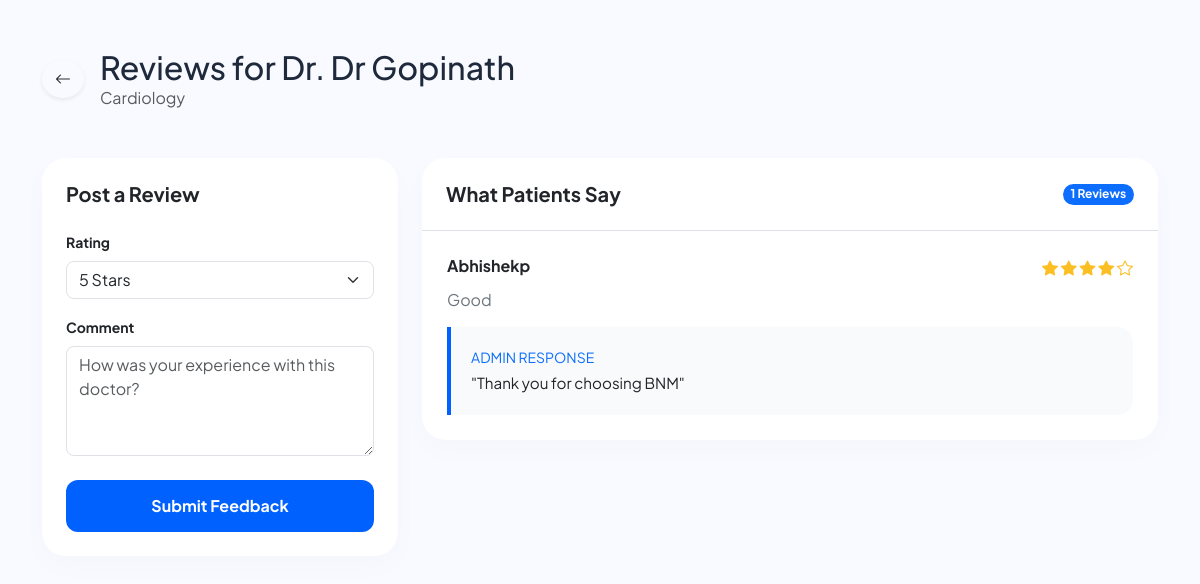
The page /add-review/3/ (signed in) on the database its author committed.
### new_app/models.py (models this page shows, shortened)
class Doctor(models.Model):
    reg_user = models.OneToOneField(Register, on_delete=models.CASCADE, related_name='doctor_profile')
    doctor_name = models.CharField(max_length=50)
    specialization = models.CharField(max_length=100)
    email = models.EmailField()
    image = models.ImageField(upload_to='doctors/')

class Review(models.Model):
    patient = models.ForeignKey('Patient', on_delete=models.CASCADE)
    doctor = models.ForeignKey('Doctor', on_delete=models.CASCADE)
    rating = models.IntegerField()
    comment = models.TextField()
    reply = models.TextField(null=True, blank=True)
    created_at = models.DateTimeField(auto_now_add=True)

class Patient(models.Model):
    reg_user = models.OneToOneField(Register, on_delete=models.CASCADE)
    name = models.CharField(max_length=100)
    phone = models.CharField(max_length=15)
    age = models.IntegerField()
    gender = models.CharField(max_length=10)
    email = models.EmailField()
    address =  models.CharField(max_length=100)
    blood_group = models.CharField(max_length=10, blank=True)
    emergency_contact = models.CharField(max_length=15, blank=True)
    medical_history = models.TextField(blank=True)

### new_app/patient_views.py (the view)
# urls.py: path('add-review/<int:doctor_id>/', patient_views.add_review, name='add_review'),
@login_required(login_url='login_view')
def add_review(request, doctor_id):
    doctor = get_object_or_404(Doctor, id=doctor_id)
    reviews = Review.objects.filter(doctor=doctor).order_by('-created_at')
    if request.method == 'POST':
        form = ReviewForm(request.POST)
        if form.is_valid():
            review = form.save(commit=False)
            review.patient = Patient.objects.get(reg_user=request.user)
            review.doctor = doctor
            review.save()
            return redirect('add_review', doctor_id=doctor_id)
    else:
        form = ReviewForm()
    return render(request, 'patient/add_review.html', {
        'form': form,
        'doctor': doctor,
        'reviews': reviews
    })

### new_app/forms.py
class ReviewForm(forms.ModelForm):
    class Meta:
        model = Review
        fields = ['rating', 'comment']
        widgets = {
            'rating': forms.Select(choices=[(i, f"{i} Stars") for i in range(5, 0, -1)], attrs={
                'class': 'form-select rounded-3'
            }),
            'comment': forms.Textarea(attrs={
                'class': 'form-control rounded-3',
                'rows': 4,
                'placeholder': 'How was your experience with this doctor?'
            }),
        }

### templates/patient/add_review.html (shortened to what this page needs)
<!DOCTYPE html>
<html lang="en">
<head>
    <link href="https://cdn.jsdelivr.net/npm/bootstrap@5.3.2/dist/css/bootstrap.min.css" rel="stylesheet">
    <link rel="stylesheet" href="https://cdn.jsdelivr.net/npm/bootstrap-icons@1.11.1/font/bootstrap-icons.css">
</head>
<body>
<div class="container py-5">
    <div class="row mb-5">
        <div class="col-12 d-flex align-items-center">
            <a href="javascript:history.back()" class="btn btn-white rounded-circle shadow-sm me-3"><i class="bi bi-arrow-left"></i></a>
            <div>
                <h2 class="fw-800 mb-0">Reviews for Dr. {{ doctor.doctor_name }}</h2>
                <p class="text-muted mb-0">{{ doctor.specialization }}</p>
            </div>
        </div>
    </div>
    <div class="row g-4">
        <div class="col-lg-4">
            <div class="card card-custom p-4 sticky-top" style="top: 20px;">
                <h5 class="fw-bold mb-4">Post a Review</h5>
                <form method="POST">
                    <div class="mb-3">
                        <label class="form-label small fw-bold">Rating</label>
                        {{ form.rating }}
                    </div>
                    <div class="mb-4">
                        <label class="form-label small fw-bold">Comment</label>
                        {{ form.comment }}
                    </div>
                    <button type="submit" class="btn-submit">Submit Feedback</button>
                </form>
            </div>
        </div>
        <div class="col-lg-8">
            <div class="card card-custom overflow-hidden">
                <div class="p-4 border-bottom bg-white d-flex justify-content-between align-items-center">
                    <h5 class="fw-bold mb-0">What Patients Say</h5>
                    <span class="badge bg-primary rounded-pill">{{ reviews.count }} Reviews</span>
                </div>
                <div class="review-list">
                    {% for r in reviews %}
                    <div class="review-item">
                        <div class="d-flex justify-content-between">
                            <h6 class="fw-bold mb-1">{{ r.patient.name|default:"Verified Patient" }}</h6>
                            <div class="star-rating">
                                {% for i in "12345"|make_list %}
                                    <i class="bi bi-star{% if forloop.counter <= r.rating %}-fill{% endif %}"></i>
                                {% endfor %}
                            </div>
                        </div>
                        <p class="text-secondary mt-2 mb-0">{{ r.comment }}</p>
                        {% if r.reply %}
                        <div class="reply-box">
                            <small class="fw-800 text-primary text-uppercase d-block mb-1">Admin Response</small>
                            <p class="mb-0 text-dark" style="font-size: 0.95rem;">"{{ r.reply }}"</p>
                        </div>
                        {% endif %}
                    </div>
                    {% empty %}
                    <div class="p-5 text-center">
                        <i class="bi bi-chat-left-dots display-4 text-muted opacity-25"></i>
                        <p class="text-muted mt-3">No reviews yet for this doctor.</p>
                    </div>
                    {% endfor %}
                </div>
            </div>
        </div>
    </div>
</div>
</body>
</html>

### templates/patient/add_review.html (style rules this page uses)
:root { --primary: #0061ff; --text-dark: #1e293b; --reply-bg: #f8fafc; }
body { background-color: #f8faff; font-family: 'Plus Jakarta Sans', sans-serif; color: var(--text-dark); }
.card-custom { border: none; border-radius: 24px; box-shadow: 0 10px 30px rgba(0,0,0,0.02); background: white; }
.review-item { padding: 25px; border-bottom: 1px solid #f1f5f9; }
.review-item:last-child { border-bottom: none; }
.star-rating { color: #fbbf24; }
.reply-box { background: var(--reply-bg); border-left: 4px solid var(--primary); padding: 20px; border-radius: 0 16px 16px 0; margin-top: 15px; position: relative; }
.btn-submit { background: var(--primary); color: white; border-radius: 12px; padding: 14px; font-weight: 700; width: 100%; border: none; transition: 0.3s; }

### rows shown on the page
Doctor: doctor_name "Dr Gopinath", specialization "Cardiology"
Review: patient.name "Abhishekp", rating 4 (drawn), comment "Good", reply "Thank you for choosing BNM"

### other values the page prints
{{ reviews.count }} "1"
